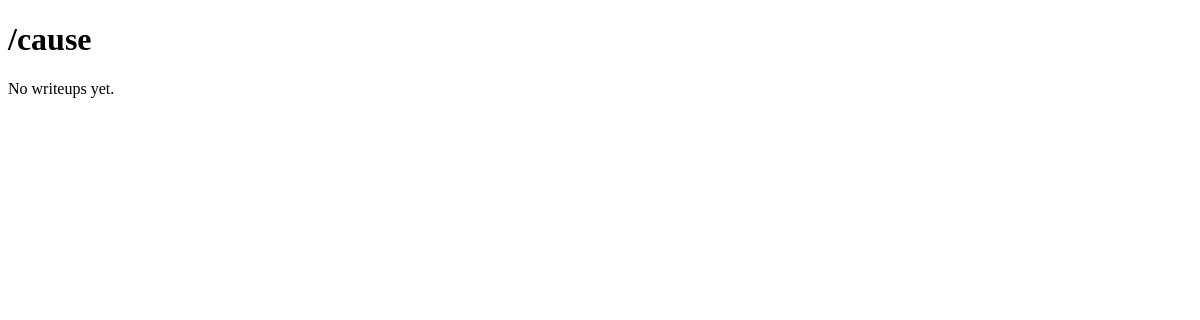
The app's page /, older data.
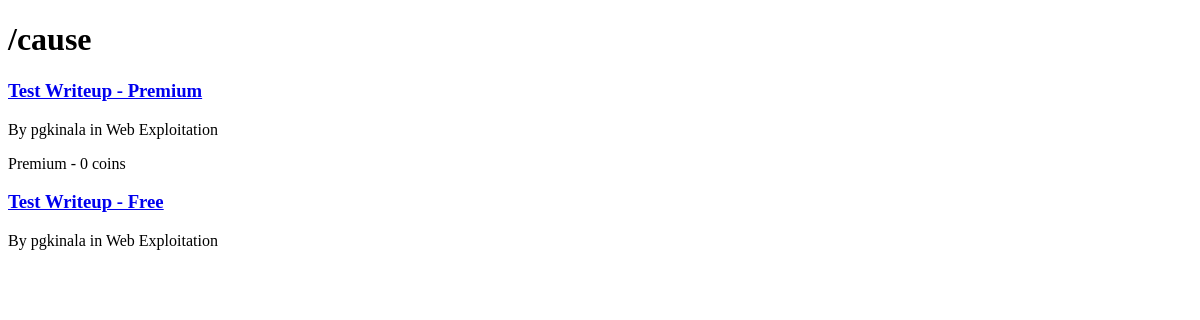
The same page, newer data.
### content/models.py (models this page shows, shortened)
class WriteUp(models.Model):
    title = models.CharField(max_length=200)
    body = models.TextField()
    category = models.ForeignKey(Category, on_delete=models.SET_NULL, null=True)
    author = models.ForeignKey(User, on_delete=models.CASCADE, related_name='writeups')
    is_premium = models.BooleanField(default=False)
    coin_cost = models.IntegerField(default=0)
    created_at = models.DateTimeField(auto_now_add=True)
    class Meta:
        verbose_name_plural = 'WriteUps'

class Category(models.Model):
    name = models.CharField(max_length=100)
    parent = models.ForeignKey('self', null=True, blank=True, on_delete=models.SET_NULL, related_name='subcategories')
    class Meta:
        verbose_name_plural = 'Categories'
    def __str__(self):
        return self.name

### content/views.py (the view)
# urls.py: path('', views.writeup_list, name='writeup_list'),
def writeup_list(request):
    writeups = WriteUp.objects.all().order_by('-created_at')
    return render(request, 'content/writeup_list.html', {'writeups': writeups})

### content/templates/content/writeup_list.html (shortened to what this page needs)
<!DOCTYPE html>
<html>
<head>
</head>
<body>
    <h1>/cause</h1>
    {% for w in writeups %}
        <div>
            <h3><a href="{% url 'writeup_detail' w.pk %}">{{ w.title }}</a></h3>
            <p>By {{ w.author.username }} in {{ w.category }}</p>
            {% if w.is_premium %}
                <p>Premium - {{ w.coin_cost }} coins</p>
            {% endif %}
        </div>
    {% empty %}
        <p>No writeups yet.</p>
    {% endfor %}
</body>
</html>

Row changes from the older to the newer data that the page shows:
added WriteUp: title "Test Writeup - Premium", author.username "pgkinala", category "Web Exploitation", coin_cost "0"
added WriteUp: title "Test Writeup - Free", author.username "pgkinala", category "Web Exploitation"
Text that changed along with them:
text no longer shown: "No writeups yet."
